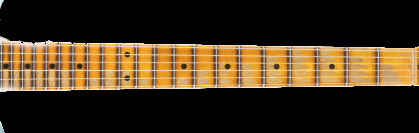
#> input picture GuitAR/mache_21.png, 419 x 133 px, given in place of the camera
$ python point.py
#> lines starting #> are read from the running program, lines starting #| are printed output that depends on the picture; after the words box and inside, x2 and y2 are one past the last pixel; in counts of white or black regions, pixels touching at a corner belong together
import cv2
import numpy as np
import math

#define the screen resulation
screen_res = 1280, 720


def nothing(x):
    # any operation
    pass

capture  = cv2.VideoCapture(0)
_, img = capture.read()
#> img is the input picture: shape (133, 419, 3); mean B, G, R 29.3, 51, 67
old_gray = cv2.cvtColor(img, cv2.COLOR_BGR2GRAY)
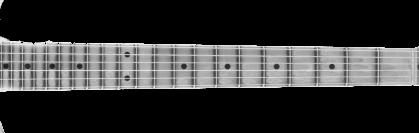
#> old_gray: shape (133, 419); min 0, max 245, mean 53.3

params = dict(winSize = (15, 15))
maxLevel = 4
criteria = (cv2.TERM_CRITERIA_EPS | cv2.TERM_CRITERIA_COUNT, 10, 0.03)


# Mouse function
def select_point(event, x, y, flags, params):
    global point, point_selected, old_points
    if event == cv2.EVENT_LBUTTONDOWN:
        point = (x, y)
        point_selected = True
        old_points = np.array([[x, y]], dtype=np.float32)

cv2.namedWindow("Image originale")
cv2.setMouseCallback("Image originale", select_point)

point_selected = False
point = ()
old_points = np.array([[]])

while True:
    _, img = capture.read()
    width = int(img.shape[1])
#> width = 419
    height = int(img.shape[0])
#> height = 133

    #on converti l'image en noir et blanc
    imgGray = cv2.cvtColor(img, cv2.COLOR_BGR2GRAY)
    # select and ROI with user specified dimensions
    roi = imgGray[int(height/5):int(height-(height/5)),0:width]
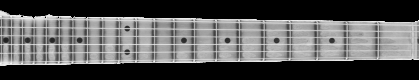
#> roi: shape (80, 419); min 0, max 245, mean 88.3
    #on floute l'image (pour régler le flou, modifier (x,x)
    imgGrayBlur = cv2.GaussianBlur(roi, (13,13), 0)
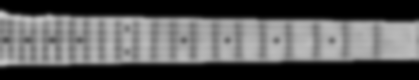
#> imgGrayBlur: shape (80, 419); min 0, max 203, mean 88.3
    # on convertit l'image en HSV
    hsv = cv2.cvtColor(img, cv2.COLOR_BGR2HSV)
#> hsv: shape (133, 419, 3); mean H, S, V 5.7, 46.1, 67

    if point_selected is True:
        cv2.circle(img, point, 5, (0, 0, 255), 2)

        new_points, status, error = cv2.calcOpticalFlowPyrLK(old_gray, imgGray, old_points, None, **params)
        old_gray = imgGray.copy()
        old_points = new_points

        x, y = new_points.ravel()
        cv2.circle(img, (x, y), 5, (0, 255, 0), -1)


    niveau1 = cv2.pyrDown(img)
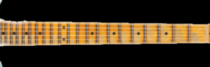
#> niveau1: shape (67, 210, 3); mean B, G, R 29.1, 50.7, 66.6
    #contours a partir du masque HSV
    #edges = cv2.Canny(mask, 100, 200)

    #Meilleure méthode : threshold adaptatif
    imgThreshAdapt = cv2.adaptiveThreshold(imgGrayBlur,255,cv2.ADAPTIVE_THRESH_GAUSSIAN_C, cv2.THRESH_BINARY,11,2)
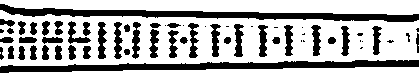
#> imgThreshAdapt: shape (80, 419); 70.5% white; 61 black regions (17 under 20 px), largest, box (x1, y1, x2, y2) and area: (0, 4, 419, 22) 2693, (0, 60, 419, 73) 2644, (98, 22, 107, 59) 228
    #on inverse les couleurs
    imgThreshAdapt = cv2.bitwise_not(imgThreshAdapt, imgThreshAdapt)


    cv2.imshow("Image originale", img)
    cv2.imshow("Niveau 1", niveau1)
    #cv2.imshow("Image floutee noir et blanc", imgGray)
    #cv2.imshow("Masque", mask)
    #cv2.imshow("Contours grace au masque", edges)
    cv2.imshow("Threshold adaptatif Gaussien", imgThreshAdapt)
    #cv2.imshow("Sans background", result)

    if cv2.waitKey(1) & 0xFF == ord('q'):
#> (key q is pressed here)
        break


capture.release()
cv2.destroyAllWindows()
